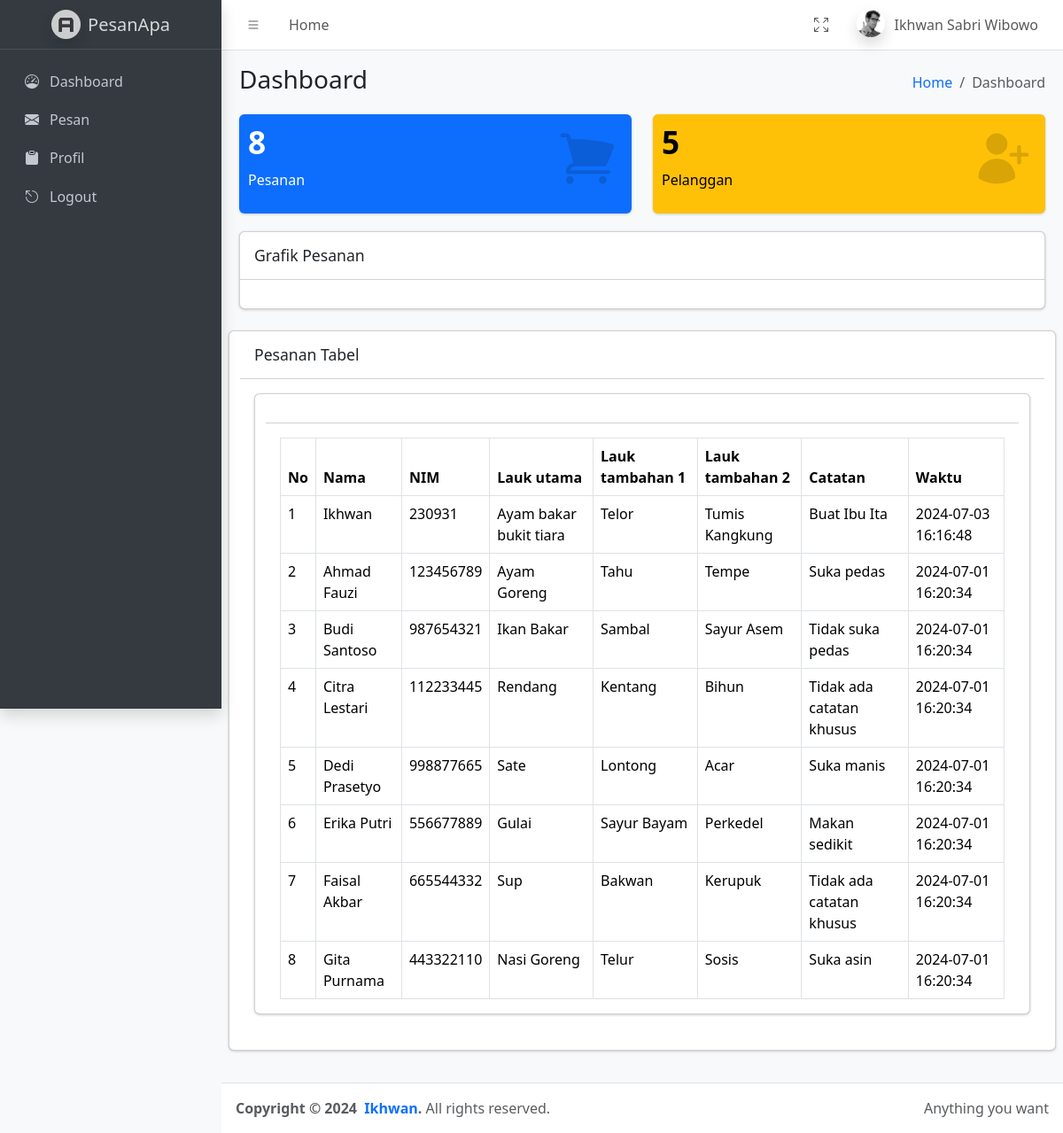
Page /dashboard.php (signed in) on the committed database.
### tables this page shows
CREATE TABLE `tb_pesanan` (
  `id` int NOT NULL,
  `nama` text NOT NULL,
  `nim` text NOT NULL,
  `lauk_utama` text NOT NULL,
  `lauk_tambahan1` text NOT NULL,
  `lauk_tambahan2` text NOT NULL,
  `catatan` text NOT NULL,
  `waktu` timestamp NOT NULL DEFAULT CURRENT_TIMESTAMP
);

### dashboard.php (the view, shortened to what this page needs)
<!DOCTYPE html>
<html lang="en">
<head>
    <link rel="stylesheet" href="https://cdn.jsdelivr.net/npm/@fontsource/source-sans-3@5.0.12/index.css">
    <link rel="stylesheet" href="https://cdn.jsdelivr.net/npm/overlayscrollbars@2.3.0/styles/overlayscrollbars.min.css">
    <link rel="stylesheet" href="https://cdn.jsdelivr.net/npm/bootstrap-icons@1.11.0/font/bootstrap-icons.min.css">
    <link rel="stylesheet" href="adminlte.css">
    <link rel="stylesheet" href="https://cdn.jsdelivr.net/npm/apexcharts@3.37.1/dist/apexcharts.css">
    <link rel="stylesheet" href="https://cdn.jsdelivr.net/npm/jsvectormap@1.5.3/dist/css/jsvectormap.min.css">
</head>
<body class="layout-fixed sidebar-expand-lg bg-body-tertiary">
    <?php
    include("header.php")
    ?>
    <?php
    include("sitebar.php")
    ?>
    <?php
    $sql = "SELECT * FROM tb_pesanan ORDER BY id ASC";
    $result = mysqli_query($conn, $sql);;
    $result2 = mysqli_query($conn, "SELECT * FROM datamahasiswa ORDER BY id ASC");
    ?>
    </nav>
    </div>
    </aside>
    <main class="app-main">
        <div class="app-content-header">
            <div class="container-fluid">
                <div class="row">
                    <div class="col-sm-6">
                        <h3 class="mb-0">Dashboard</h3>
                    </div>
                    <div class="col-sm-6">
                        <ol class="breadcrumb float-sm-end">
                            <li class="breadcrumb-item"><a href="#">Home</a></li>
                            <li class="breadcrumb-item active" aria-current="page">
                                Dashboard
                            </li>
                        </ol>
                    </div>
                </div>
            </div>
        </div>
        <div class="app-content">
            <div class="container-fluid">
                <div class="row">
                    <div class="col-lg-6 col-6">
                        <div class="small-box text-bg-primary">
                            <div class="inner">
                                <h3><?= $result->num_rows ?></h3>
                                <p>Pesanan</p>
                            </div>
                        </div>
                    </div>
                    <div class="col-lg-6 col-6">
                        <div class="small-box text-bg-warning">
                            <div class="inner">
                                <h3><?= $result2->num_rows ?></h3>
                                <p>Pelanggan</p>
                            </div>
                        </div>
                    </div>
                </div>
                <div class="row">
                    <div class="col-lg-12 connectedSortable">
                        <div class="card mb-4">
                            <div class="card-header">
                                <h3 class="card-title">Grafik Pesanan</h3>
                            </div>
                            <div class="card-body">
                            </div>
                        </div>
                    </div>
                    <div class="card mb-4">
                        <div class="card-header">
                            <h3 class="card-title">Pesanan Tabel</h3>
                        </div>
                        <div class="card-body">
                            <div class="container-fluid">
                                <div class="row">
                                    <div class="card mb-4">
                                        <div class="card-header">
                                        </div>
                                        <div class="card-body">
                                            <table class="table table-bordered" id="myTable">
                                                <thead>
                                                    <tr>
                                                        <th style="width: 10px">No</th>
                                                        <th>Nama</th>
                                                        <th>NIM</th>
                                                        <th>Lauk utama</th>
                                                        <th>Lauk tambahan 1</th>
                                                        <th>Lauk tambahan 2</th>
                                                        <th>Catatan</th>
                                                        <th>Waktu</th>
                                                    </tr>
                                                </thead>
                                                <tbody>
                                                    <?php
                                                    $no = 1;
                                                    while ($row = mysqli_fetch_assoc($result)) { ?>
                                                        <tr>
                                                            <td><?= $no ?></td>
                                                            <td><?= $row['nama'] ?></td>
                                                            <td><?= $row['nim'] ?></td>
                                                            <td><?= $row['lauk_utama'] ?></td>
                                                            <td><?= $row['lauk_tambahan1'] ?></td>
                                                            <td><?= $row['lauk_tambahan2'] ?></td>
                                                            <td><?= $row['catatan'] ?></td>
                                                            <td><?= $row['waktu'] ?></td>
                                                        </tr>
                                                    <?php $no++;
                                                    } ?>
                                                </tbody>
                                            </table>
                                        </div>
                                    </div>
                                </div>
                            </div>
                        </div>
                    </div>
                </div>
    </main>
    <?php
    include("footer.php")
    ?>
    </div>
</body>
</html>

### header.php (shortened to what this page needs)
<div class="app-wrapper">
        <nav class="app-header navbar navbar-expand bg-body">
            <div class="container-fluid">
                <ul class="navbar-nav">
                    <li class="nav-item"> <a class="nav-link" data-lte-toggle="sidebar" href="#" role="button"> <i class="bi bi-list"></i> </a> </li>
                    <li class="nav-item d-none d-md-block"> <a href="dashboard.php" class="nav-link">Home</a> </li>
                </ul>
                <ul class="navbar-nav ms-auto">
                    <li class="nav-item"> <a class="nav-link" href="#" data-lte-toggle="fullscreen"> <i data-lte-icon="maximize" class="bi bi-arrows-fullscreen"></i> </a> </li>
                    <li class="nav-item dropdown user-menu"> <a href="#" class="nav-link dropdown-toggle" data-bs-toggle="dropdown"> <img src="assets/img/user2-160x160.jpg" class="user-image rounded-circle shadow" alt="User Image"> <span class="d-none d-md-inline"><?= $_SESSION['username']?></span> </a>
                    </li>
                </ul>
            </div>
        </nav>

### sitebar.php
<aside class="app-sidebar bg-body-secondary shadow" data-bs-theme="dark">
    <div class="sidebar-brand"> <a href="./index.html" class="brand-link"> <img src="assets/img/AdminLTELogo.png" alt="AdminLTE Logo" class="brand-image opacity-75 shadow"> <span class="brand-text fw-light">PesanApa</span> </a> </div>
    <div class="sidebar-wrapper">
        <nav class="mt-2">
            <ul class="nav sidebar-menu flex-column" data-lte-toggle="treeview" role="menu" data-accordion="false">
                <li class="nav-item "> <a href="dashboard.php" class="nav-link"> <i class="nav-icon bi bi-speedometer"></i>
                        <p>
                            Dashboard
                        </p>
                    </a>
                </li>
                <li class="nav-item"> <a href="pesan.php" class="nav-link"> <i class="nav-icon bi bi-envelope-fill"></i>
                        <p>
                            Pesan
                        </p>
                    </a>
                </li>
                <li class="nav-item"> <a href="profile.php" class="nav-link"> <i class="nav-icon bi bi-clipboard-fill"></i>
                        <p>
                            Profil
                        </p>
                    </a>
                </li>
                <li class="nav-item"> <a href="logout.php" class="nav-link"> <i class="nav-icon bi bi-escape"></i>
                        <p>
                            Logout
                        </p>
                    </a>
                </li>
            </ul>

### footer.php
<footer class="app-footer">
            <div class="float-end d-none d-sm-inline">Anything you want</div>   <strong>
                Copyright &copy; 2024&nbsp;
                <a href="https://adminlte.io" class="text-decoration-none">Ikhwan</a>.
            </strong>
            All rights reserved.
        </footer>

### rows in the picture
tb_pesanan: nama "Ikhwan", nim "230931", lauk_utama "Ayam bakar bukit tiara", lauk_tambahan1 "Telor", lauk_tambahan2 "Tumis Kangkung", catatan "Buat Ibu Ita", waktu "2024-07-03 16:16:48"
tb_pesanan: nama "Ahmad Fauzi", nim "123456789", lauk_utama "Ayam Goreng", lauk_tambahan1 "Tahu", lauk_tambahan2 "Tempe", catatan "Suka pedas", waktu "2024-07-01 16:20:34"
tb_pesanan: nama "Budi Santoso", nim "987654321", lauk_utama "Ikan Bakar", lauk_tambahan1 "Sambal", lauk_tambahan2 "Sayur Asem", catatan "Tidak suka pedas", waktu "2024-07-01 16:20:34"
tb_pesanan: nama "Citra Lestari", nim "112233445", lauk_utama "Rendang", lauk_tambahan1 "Kentang", lauk_tambahan2 "Bihun", catatan "Tidak ada catatan khusus", waktu "2024-07-01 16:20:34"
tb_pesanan: nama "Dedi Prasetyo", nim "998877665", lauk_utama "Sate", lauk_tambahan1 "Lontong", lauk_tambahan2 "Acar", catatan "Suka manis", waktu "2024-07-01 16:20:34"
tb_pesanan: nama "Erika Putri", nim "556677889", lauk_utama "Gulai", lauk_tambahan1 "Sayur Bayam", lauk_tambahan2 "Perkedel", catatan "Makan sedikit", waktu "2024-07-01 16:20:34"
tb_pesanan: nama "Faisal Akbar", nim "665544332", lauk_utama "Sup", lauk_tambahan1 "Bakwan", lauk_tambahan2 "Kerupuk", catatan "Tidak ada catatan khusus", waktu "2024-07-01 16:20:34"
tb_pesanan: nama "Gita Purnama", nim "443322110", lauk_utama "Nasi Goreng", lauk_tambahan1 "Telur", lauk_tambahan2 "Sosis", catatan "Suka asin", waktu "2024-07-01 16:20:34"

### other values in the picture
$_SESSION['username'] "Ikhwan Sabri Wibowo"
$result->num_rows "8"
$result2->num_rows "5"
